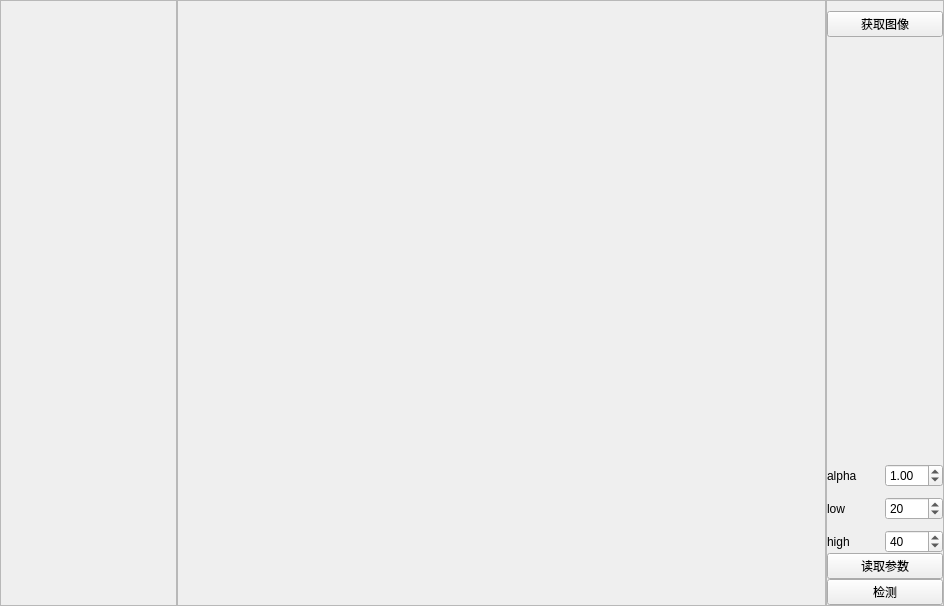
<?xml version="1.0" encoding="UTF-8"?>
<ui version="4.0">
 <class>ImageDetectBase</class>
 <widget class="QWidget" name="ImageDetectBase">
  <property name="geometry">
   <rect>
    <x>0</x>
    <y>0</y>
    <width>944</width>
    <height>606</height>
   </rect>
  </property>
  <property name="windowTitle">
   <string>Form</string>
  </property>
  <layout class="QHBoxLayout" name="horizontalLayout">
   <property name="spacing">
    <number>0</number>
   </property>
   <property name="leftMargin">
    <number>0</number>
   </property>
   <property name="topMargin">
    <number>0</number>
   </property>
   <property name="rightMargin">
    <number>0</number>
   </property>
   <property name="bottomMargin">
    <number>0</number>
   </property>
   <item>
    <widget class="QFrame" name="frame">
     <property name="sizePolicy">
      <sizepolicy hsizetype="Preferred" vsizetype="Preferred">
       <horstretch>3</horstretch>
       <verstretch>0</verstretch>
      </sizepolicy>
     </property>
     <property name="frameShape">
      <enum>QFrame::StyledPanel</enum>
     </property>
     <property name="frameShadow">
      <enum>QFrame::Raised</enum>
     </property>
     <layout class="QHBoxLayout" name="horizontalLayout_4">
      <property name="spacing">
       <number>0</number>
      </property>
      <property name="leftMargin">
       <number>0</number>
      </property>
      <property name="topMargin">
       <number>0</number>
      </property>
      <property name="rightMargin">
       <number>0</number>
      </property>
      <property name="bottomMargin">
       <number>0</number>
      </property>
      <item>
       <layout class="QVBoxLayout" name="lay_ImageList"/>
      </item>
     </layout>
    </widget>
   </item>
   <item>
    <widget class="QFrame" name="frame_2">
     <property name="sizePolicy">
      <sizepolicy hsizetype="Preferred" vsizetype="Preferred">
       <horstretch>11</horstretch>
       <verstretch>0</verstretch>
      </sizepolicy>
     </property>
     <property name="frameShape">
      <enum>QFrame::StyledPanel</enum>
     </property>
     <property name="frameShadow">
      <enum>QFrame::Raised</enum>
     </property>
     <layout class="QHBoxLayout" name="horizontalLayout_3">
      <property name="spacing">
       <number>0</number>
      </property>
      <property name="leftMargin">
       <number>0</number>
      </property>
      <property name="topMargin">
       <number>0</number>
      </property>
      <property name="rightMargin">
       <number>0</number>
      </property>
      <property name="bottomMargin">
       <number>0</number>
      </property>
      <item>
       <layout class="QHBoxLayout" name="lay_widget"/>
      </item>
     </layout>
    </widget>
   </item>
   <item>
    <widget class="QFrame" name="frame_3">
     <property name="sizePolicy">
      <sizepolicy hsizetype="Preferred" vsizetype="Preferred">
       <horstretch>2</horstretch>
       <verstretch>0</verstretch>
      </sizepolicy>
     </property>
     <property name="frameShape">
      <enum>QFrame::StyledPanel</enum>
     </property>
     <property name="frameShadow">
      <enum>QFrame::Raised</enum>
     </property>
     <layout class="QVBoxLayout" name="verticalLayout_2">
      <property name="spacing">
       <number>0</number>
      </property>
      <property name="leftMargin">
       <number>0</number>
      </property>
      <property name="topMargin">
       <number>0</number>
      </property>
      <property name="rightMargin">
       <number>0</number>
      </property>
      <property name="bottomMargin">
       <number>0</number>
      </property>
      <item>
       <layout class="QVBoxLayout" name="lay_pam">
        <property name="topMargin">
         <number>10</number>
        </property>
        <item>
         <widget class="QPushButton" name="btn_getImage">
          <property name="text">
           <string>获取图像</string>
          </property>
         </widget>
        </item>
        <item>
         <spacer name="verticalSpacer">
          <property name="orientation">
           <enum>Qt::Vertical</enum>
          </property>
          <property name="sizeHint" stdset="0">
           <size>
            <width>20</width>
            <height>40</height>
           </size>
          </property>
         </spacer>
        </item>
        <item>
         <layout class="QHBoxLayout" name="horizontalLayout_2">
          <property name="topMargin">
           <number>10</number>
          </property>
          <item>
           <widget class="QLabel" name="label">
            <property name="text">
             <string>alpha</string>
            </property>
           </widget>
          </item>
          <item>
           <widget class="QDoubleSpinBox" name="spin_alpha">
            <property name="minimum">
             <double>0.700000000000000</double>
            </property>
            <property name="maximum">
             <double>5.000000000000000</double>
            </property>
            <property name="singleStep">
             <double>0.100000000000000</double>
            </property>
            <property name="value">
             <double>1.000000000000000</double>
            </property>
           </widget>
          </item>
         </layout>
        </item>
        <item>
         <layout class="QHBoxLayout" name="horizontalLayout_5">
          <property name="topMargin">
           <number>10</number>
          </property>
          <item>
           <widget class="QLabel" name="label_2">
            <property name="text">
             <string>low</string>
            </property>
           </widget>
          </item>
          <item>
           <widget class="QSpinBox" name="spin_low">
            <property name="value">
             <number>20</number>
            </property>
           </widget>
          </item>
         </layout>
        </item>
        <item>
         <layout class="QHBoxLayout" name="horizontalLayout_6">
          <property name="topMargin">
           <number>10</number>
          </property>
          <item>
           <widget class="QLabel" name="label_3">
            <property name="text">
             <string>high</string>
            </property>
           </widget>
          </item>
          <item>
           <widget class="QSpinBox" name="spin_high">
            <property name="value">
             <number>40</number>
            </property>
           </widget>
          </item>
         </layout>
        </item>
        <item>
         <widget class="QPushButton" name="btn_readPam">
          <property name="text">
           <string>读取参数</string>
          </property>
         </widget>
        </item>
        <item>
         <widget class="QPushButton" name="btn_detect">
          <property name="text">
           <string>检测</string>
          </property>
         </widget>
        </item>
       </layout>
      </item>
     </layout>
    </widget>
   </item>
  </layout>
 </widget>
 <resources/>
 <connections>
  <connection>
   <sender>spin_alpha</sender>
   <signal>valueChanged(double)</signal>
   <receiver>btn_detect</receiver>
   <slot>click()</slot>
   <hints>
    <hint type="sourcelabel">
     <x>901</x>
     <y>464</y>
    </hint>
    <hint type="destinationlabel">
     <x>882</x>
     <y>603</y>
    </hint>
   </hints>
  </connection>
  <connection>
   <sender>spin_high</sender>
   <signal>valueChanged(int)</signal>
   <receiver>btn_detect</receiver>
   <slot>click()</slot>
   <hints>
    <hint type="sourcelabel">
     <x>921</x>
     <y>535</y>
    </hint>
    <hint type="destinationlabel">
     <x>919</x>
     <y>594</y>
    </hint>
   </hints>
  </connection>
 </connections>
</ui>
